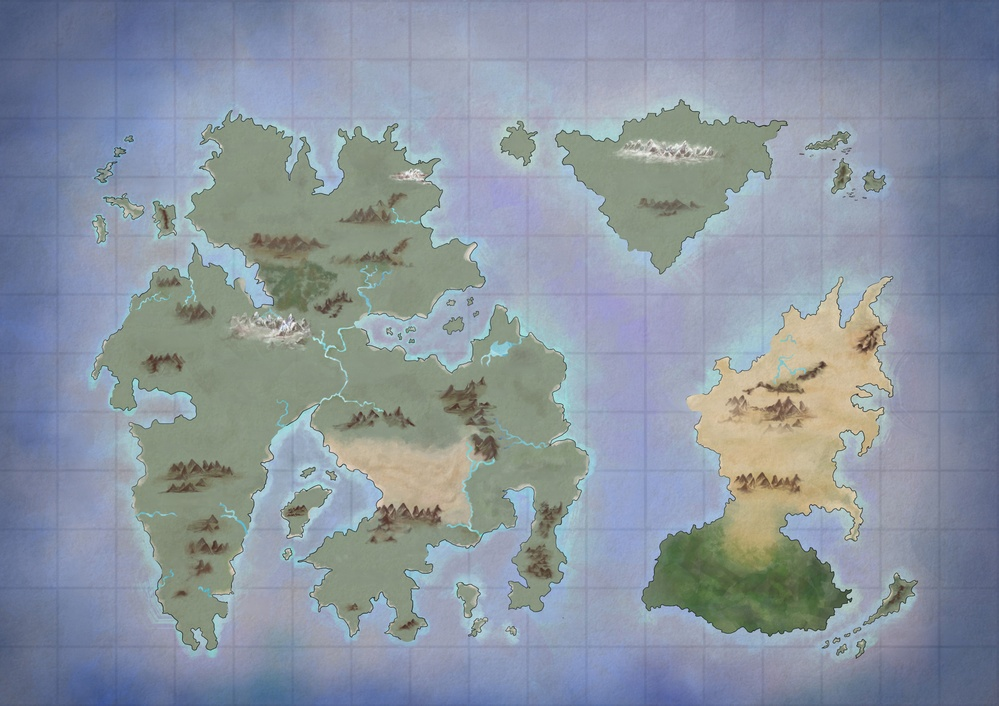
#> input picture assets/images/source_assets/base_color_map_2.jpg, 999 x 706 px, shrunk from 4000 x 2828 before the run
$ python del_bordes_map.py
#> lines starting #> are read from the running program, lines starting #| are printed output that depends on the picture; after the words box and inside, x2 and y2 are one past the last pixel; in counts of white or black regions, pixels touching at a corner belong together
import cv2
import numpy as np

# Cargamos la imagen original
img = cv2.imread('base_color_map_2.jpg')
#> img is the input picture: shape (706, 999, 3); mean B, G, R 159.2, 147.9, 137.7

# 1. Subimos el umbral de corte a 75 para que agarre también los grises oscuros del borde difuminado
gray = cv2.cvtColor(img, cv2.COLOR_BGR2GRAY)
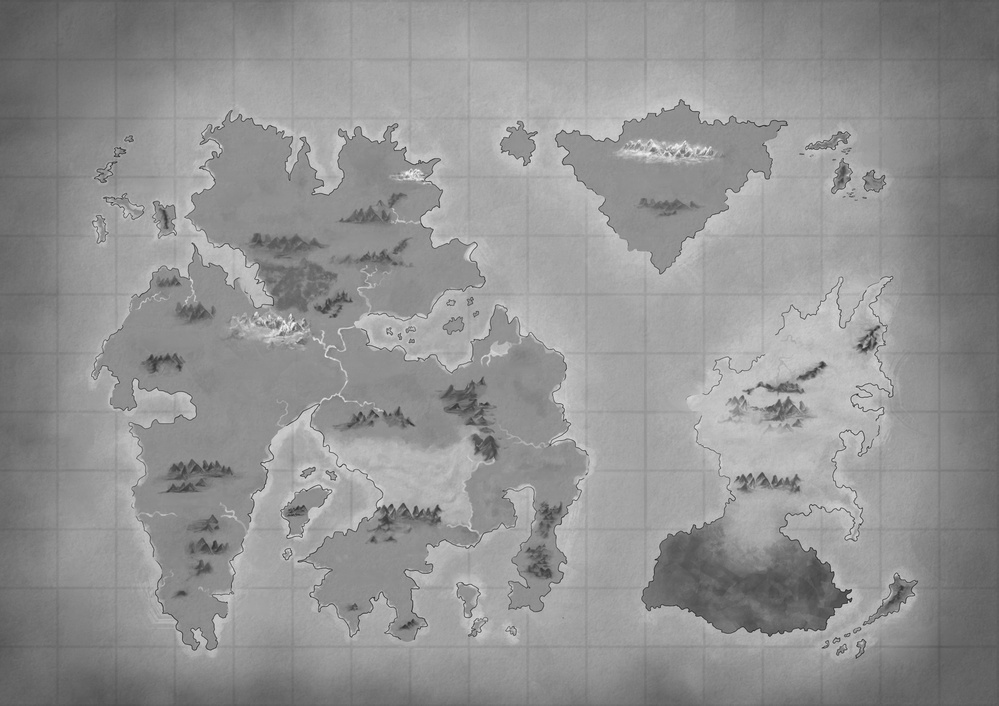
#> gray: shape (706, 999); min 26, max 250, mean 146.2
_, mask = cv2.threshold(gray, 75, 255, cv2.THRESH_BINARY_INV)
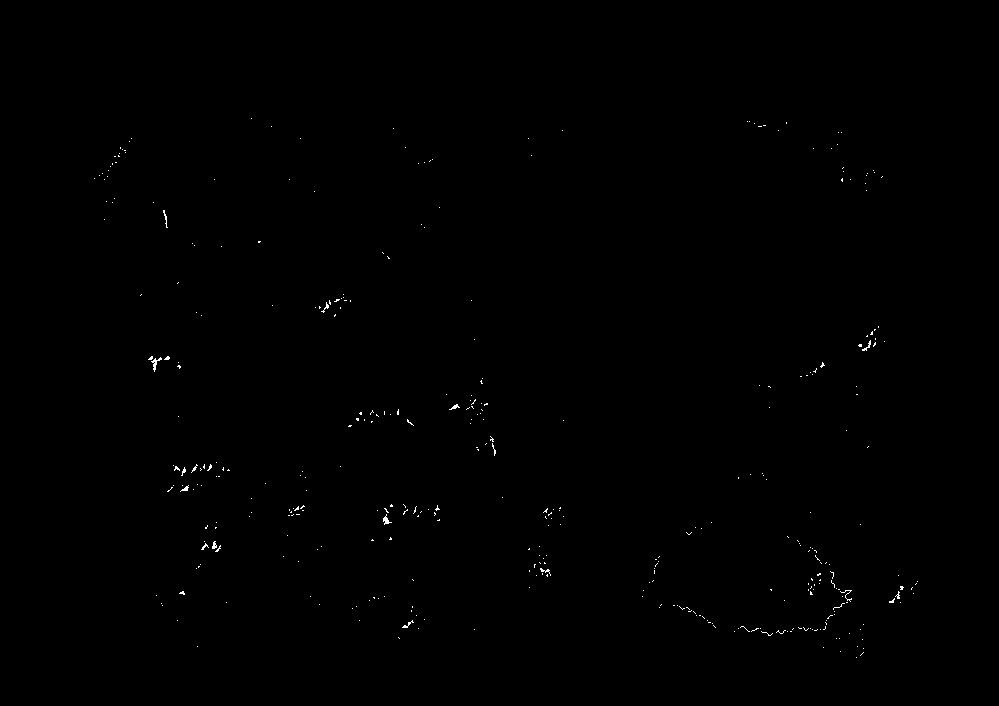
#> mask: shape (706, 999); 0.21% white in thin lines or dots, all inside (x1, y1, x2, y2) = (94, 118, 918, 658)

# 2. Aumentamos la dilatación (kernel más grande o más iteraciones) para cubrir toda la huella del trazo
kernel = np.ones((5, 5), np.uint8)
mask = cv2.dilate(mask, kernel, iterations=2)
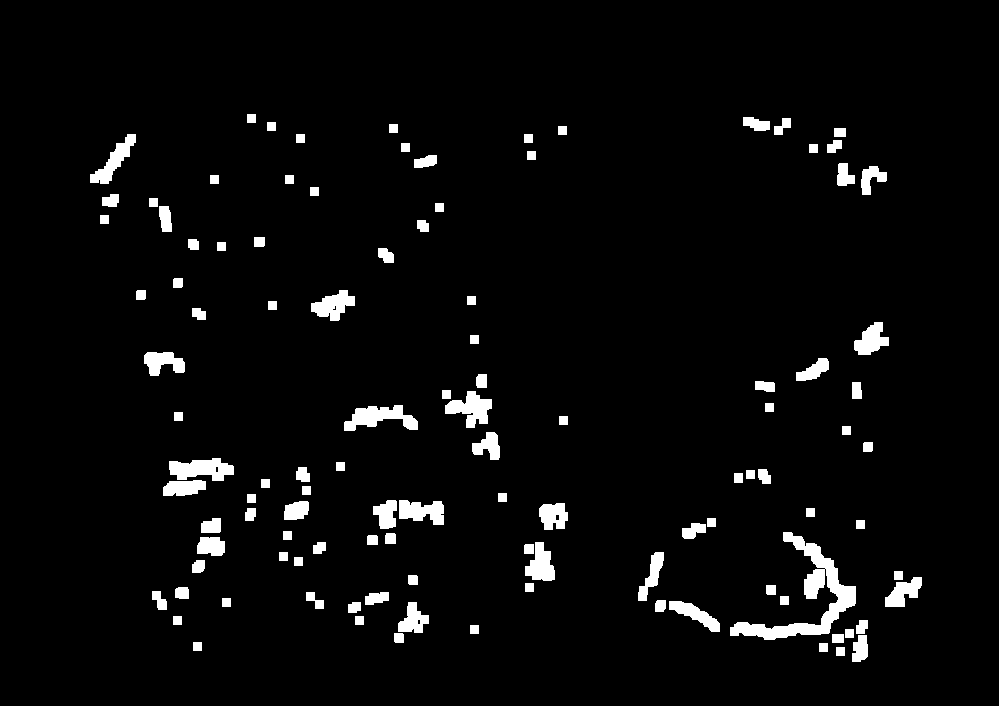
#> mask: shape (706, 999); 3.9% white; 111 white regions, largest, box (x1, y1, x2, y2) and area: (730, 532, 856, 640) 3283, (344, 405, 418, 431) 1056, (169, 458, 234, 481) 1019

# 3. Aplicamos inpainting con un radio mayor para que estire bien la textura de la costa sobre la línea
cleaned_img = cv2.inpaint(img, mask, inpaintRadius=5, flags=cv2.INPAINT_TELEA)

# Guardamos el resultado limpio definitivo
cv2.imwrite('base_color_map_cleaned.jpg', cleaned_img)
print("¡Listo! Máscara más agresiva aplicada con éxito.")

$ run again, with assets/images/source_assets/base_color_map.jpg copied over assets/images/source_assets/base_color_map_2.jpg
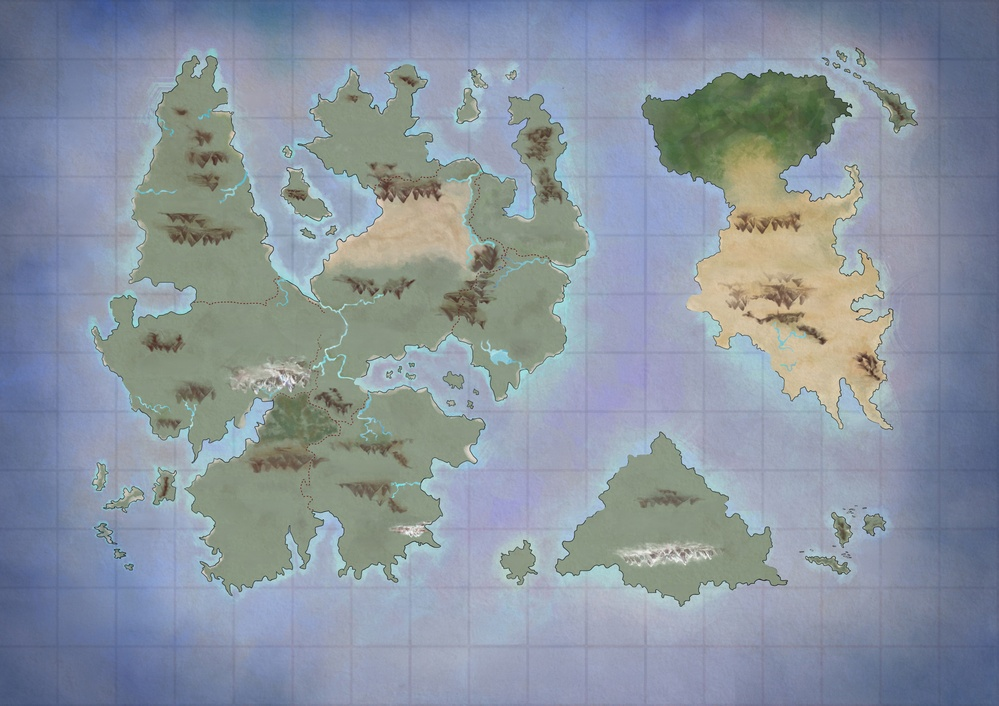
#> input picture assets/images/source_assets/base_color_map.jpg, 999 x 706 px, shrunk from 4000 x 2828 before the run
#> img is the input picture: shape (706, 999, 3); mean B, G, R 159.1, 147.9, 137.7
#> `gray = cv2.cvtColor(img, cv2.COLOR_BGR2GRAY)`:
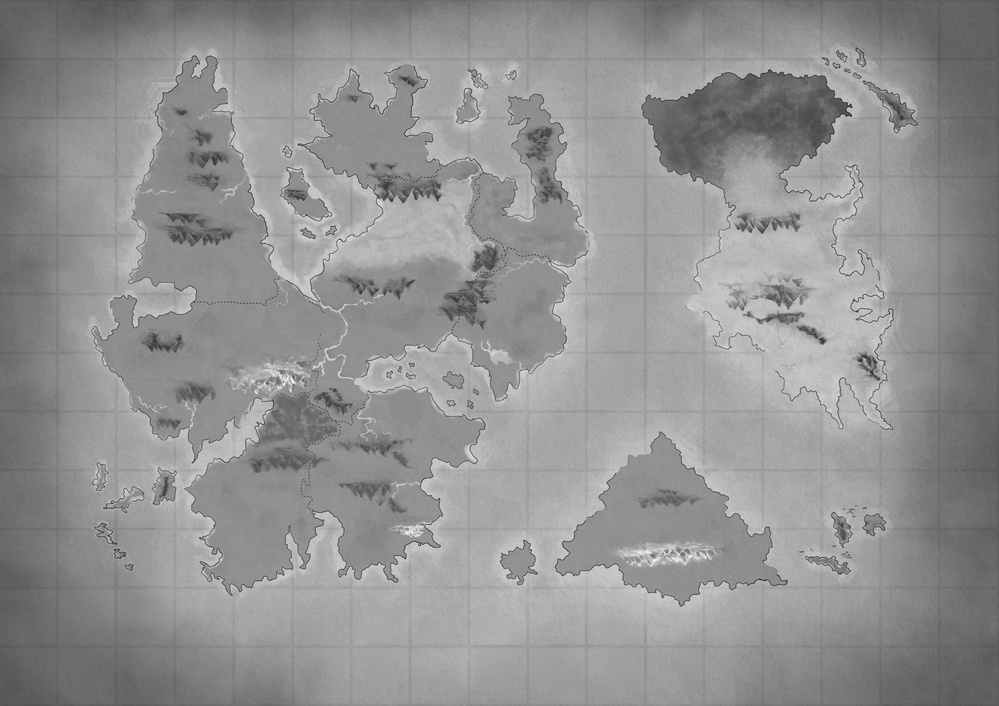
#> gray: shape (706, 999); min 23, max 250, mean 146.1
#> `mask = cv2.dilate(mask, kernel, iterations=2)`:
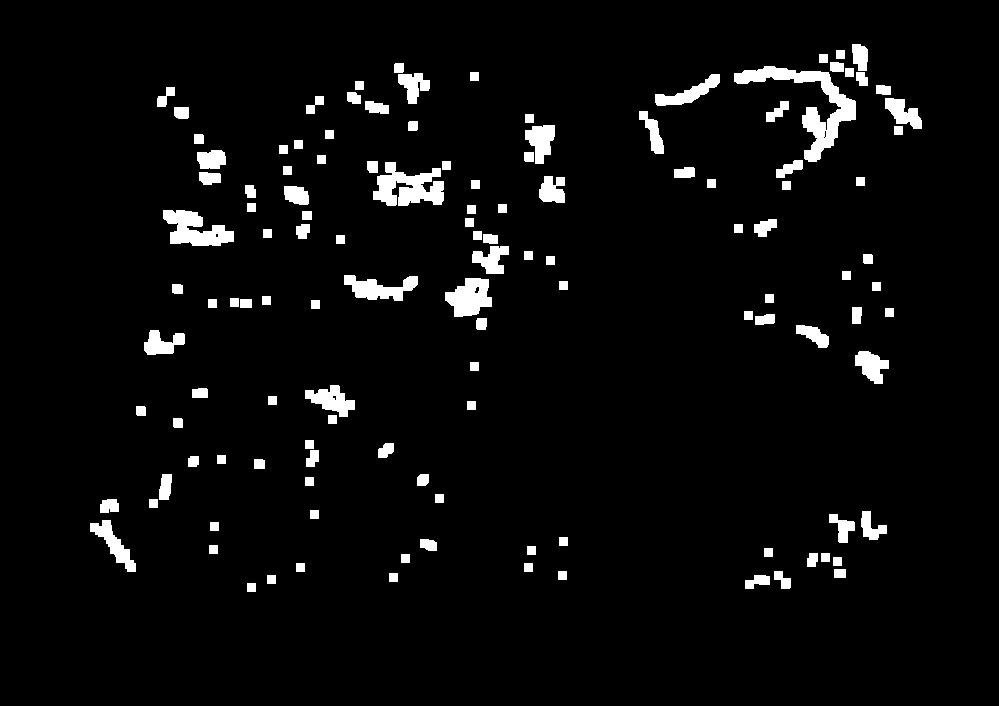
#> mask: shape (706, 999); 4.3% white; 126 white regions, largest, box (x1, y1, x2, y2) and area: (734, 66, 856, 162) 2979, (373, 162, 444, 206) 1904, (163, 210, 234, 246) 1527
